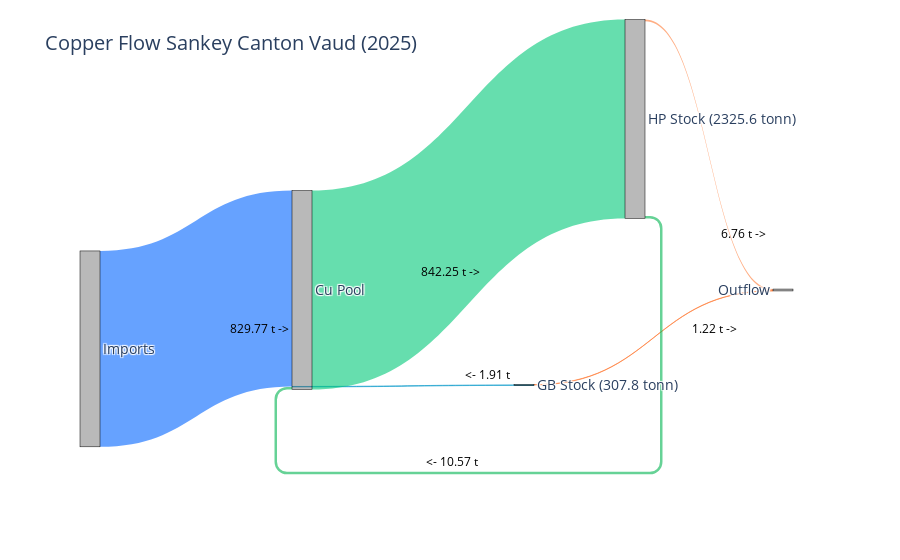

Notebook cell for this chart:
### Markdown cell above
## Copper Sankey

### Code cell
# GB copper stock: 11400 GB * 2.7kg = 307080 kg Cu = 307.8 tonn 
# # HP copper stock: 64 600 HP * 36 kg = 2 325.6 tonn 
# # HP stock is growing so increase each year is 
# # GB replacementrate + HP replacementrate + growing rate = 
# 4560 + 5000 + 440 = 10000 * 36kg = 360000 kg = 36 tonn 
# # Recycled GB = 0.61 * 4560 * 2.7kg # Recycled HP = 0.61 * 5000 * 36 kg 
# # Rest is outflow (waste)# Model values (tonnes)

#We chosse Copper_HP_s[35] as 2024 and same for GB
# We choose flow out as Copper_HP_o[35] same for GB

import plotly.graph_objects as go
import pandas as pd

rr = 0.61
hp_cu_out = Copper_HP_o[35]/1000
gb_cu_out = Copper_GB_o[35]/1000


hp_to_cu = rr * hp_cu_out
gb_to_cu = rr * gb_cu_out

imports_to_cu = -Copper_HP_i[35]/1000 +  -Copper_GB_i[35]/1000

gb_to_outflow = gb_cu_out - gb_to_cu
hp_to_outflow = hp_cu_out - hp_to_cu

cu_to_hp = imports_to_cu + gb_to_cu + hp_to_cu
# -------------------------

labels = [
    "Imports",   # 0
    "Cu Pool",   # 1
    "GB Stock (307.8 tonn)",  # 2
    "HP Stock (2325.6 tonn)",  # 3
    "Outflow"    # 4
]

sources = [
    0,  # Imports → Cu
    2,  # GB → Cu
    2,  # GB → Outflow
    1,  # Cu → HP
    3,  # HP → Cu
    3   # HP → Outflow
]

targets = [
    1,  # Imports → Cu
    1,  # GB → Cu
    4,  # GB → Outflow
    3,  # Cu → HP
    1,  # HP → Cu
    4   # HP → Outflow
]

values = [
    imports_to_cu,
    gb_to_cu,
    gb_to_outflow,
    cu_to_hp,
    hp_to_cu,
    hp_to_outflow
]

colors = [
    "rgba(0,100,255,0.6)",  # Imports → Cu
    "rgba(0,150,200,0.6)",  # GB → Cu
    "rgba(255,120,50,0.6)", # GB → Outflow
    "rgba(0,200,120,0.6)",  # Cu → HP
    "rgba(0,180,80,0.6)",   # HP → Cu
    "rgba(255,120,50,0.6)"  # HP → Outflow
]

node_x = [
    0.00,  # Imports
    0.30,  # Cu Pool
    0.60,  # GB Stock
    0.75,  # HP Stock
    0.95   # Outflow
]

node_y = [
    0.50,  # Imports (center left)
    0.50,  # Cu Pool (center)
    0.75,  # GB Stock (top)
    0.05,  # HP Stock (bottom)
    0.50   # Outflow (center right)
]

# (GB above, HP below)

fig = go.Figure(data=[go.Sankey(
    arrangement="fixed",
    node=dict(
        pad=20,
        thickness=20,
        line=dict(color="black", width=0.5),
        label=labels,
        x=node_x,
        y=node_y,
        color="rgba(80,80,80,0.4)"
    ),
    link=dict(
        source=sources,
        target=targets,
        value=values,
        color=colors,
        customdata=values,
        hovertemplate='Flow: %{customdata:.2f} t<extra></extra>'
    )
)])

# Add flow labels at approximate midpoints
annotations = [
    dict(x=0.20, y=0.40, text=f"{imports_to_cu:.2f} t ->", showarrow=False, font=dict(size=12, color="black")),
    dict(x=0.55, y=0.25, text=f"<- {gb_to_cu:.2f} t", showarrow=False, font=dict(size=12, color="black")),
    dict(x=0.89, y=0.40, text=f"{gb_to_outflow:.2f} t ->", showarrow=False, font=dict(size=12, color="black")),
    dict(x=0.50, y=0.55, text=f"{cu_to_hp:.2f} t ->", showarrow=False, font=dict(size=12, color="black")),
    dict(x=0.50, y=0.02, text=f" <- {hp_to_cu:.2f} t", showarrow=False, font=dict(size=12, color="black")),
    dict(x=0.93, y=0.65, text=f"{hp_to_outflow:.2f} t ->", showarrow=False, font=dict(size=12, color="black"))
]

fig.update_layout(
    title_text="Copper Flow Sankey Canton Vaud (2025)",
    font_size=14,
    annotations=annotations
)

fig.show()

### Figure 1 — Plotly figure (JSON) as saved in the notebook; plotly's stock layout.template omitted (floating-point values rounded to 4 significant figures)
{"data": [{"arrangement": "fixed", "link": {"color": ["rgba(0,100,255,0.6)", "rgba(0,150,200,0.6)", "rgba(255,120,50,0.6)", "rgba(0,200,120,0.6)", "rgba(0,180,80,0.6)", "rgba(255,120,50,0.6)"], "customdata": [829.8, 1.905, 1.218, 842.2, 10.57, 6.758], "hovertemplate": "Flow: %{customdata:.2f} t<extra></extra>", "source": [0, 2, 2, 1, 3, 3], "target": [1, 1, 4, 3, 1, 4], "value": [829.8, 1.905, 1.218, 842.2, 10.57, 6.758]}, "node": {"color": "rgba(80,80,80,0.4)", "label": ["Imports", "Cu Pool", "GB Stock (307.8 tonn)", "HP Stock (2325.6 tonn)", "Outflow"], "line": {"color": "black", "width": 0.5}, "pad": 20, "thickness": 20, "x": [0, 0.3, 0.6, 0.75, 0.95], "y": [0.5, 0.5, 0.75, 0.05, 0.5]}, "type": "sankey"}], "layout": {"annotations": [{"font": {"color": "black", "size": 12}, "showarrow": false, "text": "829.77 t ->", "x": 0.2, "y": 0.4}, {"font": {"color": "black", "size": 12}, "showarrow": false, "text": "<- 1.91 t", "x": 0.55, "y": 0.25}, {"font": {"color": "black", "size": 12}, "showarrow": false, "text": "1.22 t ->", "x": 0.89, "y": 0.4}, {"font": {"color": "black", "size": 12}, "showarrow": false, "text": "842.25 t ->", "x": 0.5, "y": 0.55}, {"font": {"color": "black", "size": 12}, "showarrow": false, "text": " <- 10.57 t", "x": 0.5, "y": 0.02}, {"font": {"color": "black", "size": 12}, "showarrow": false, "text": "6.76 t ->", "x": 0.93, "y": 0.65}], "font": {"size": 14}, "title": {"text": "Copper Flow Sankey Canton Vaud (2025)"}}}
